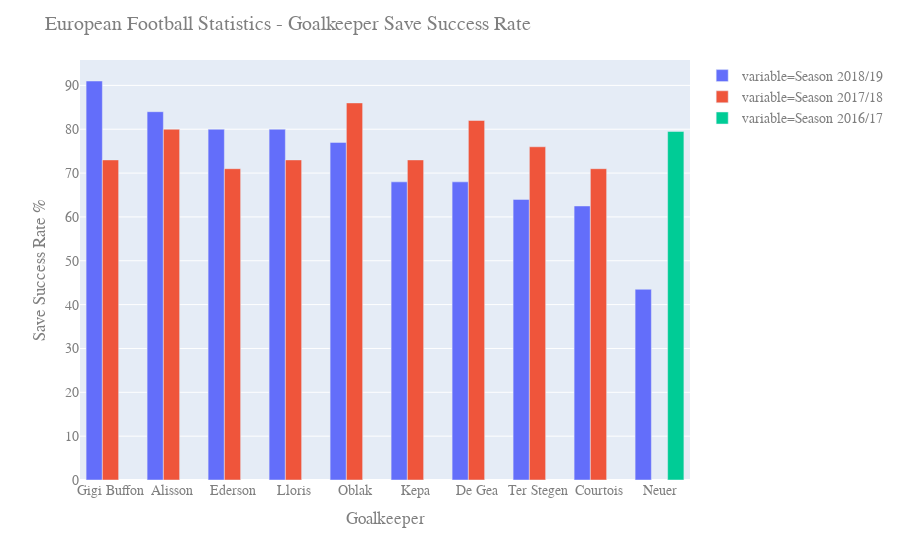

Notebook code cell kept with this figure:
### Markdown cell above
## Solution - Interactive Bar Plot w/ Plotly

### Code cell
import plotly.express as px

tidy_df = df.melt(id_vars="Goalkeeper")

fig = px.bar(tidy_df, x="Goalkeeper", y="value", color="variable", barmode="group")

fig.update_layout(
    title="European Football Statistics - Goalkeeper Save Success Rate",
    yaxis_title="Save Success Rate %",
   
    font=dict(
        family="Courier New, monospace",
        size=14,
        color="#7f7f7f"
    )
)
fig.show()

### Figure 1 — Plotly figure (JSON) as saved in the notebook; plotly's stock layout.template omitted (floating-point values rounded to 4 significant figures)
{"data": [{"alignmentgroup": "True", "hoverlabel": {"namelength": 0}, "hovertemplate": "variable=Season 2018/19<br>Goalkeeper=%{x}<br>value=%{y}", "legendgroup": "variable=Season 2018/19", "marker": {"color": "#636efa"}, "name": "variable=Season 2018/19", "offsetgroup": "variable=Season 2018/19", "orientation": "v", "showlegend": true, "textposition": "auto", "type": "bar", "x": ["Gigi Buffon", "Alisson", "Ederson", "Lloris", "Oblak", "Kepa", "De Gea", "Ter Stegen", "Courtois", "Neuer"], "xaxis": "x", "y": [91, 84, 80, 80, 77, 68, 68, 64, 62.5, 43.5], "yaxis": "y"}, {"alignmentgroup": "True", "hoverlabel": {"namelength": 0}, "hovertemplate": "variable=Season 2017/18<br>Goalkeeper=%{x}<br>value=%{y}", "legendgroup": "variable=Season 2017/18", "marker": {"color": "#EF553B"}, "name": "variable=Season 2017/18", "offsetgroup": "variable=Season 2017/18", "orientation": "v", "showlegend": true, "textposition": "auto", "type": "bar", "x": ["Gigi Buffon", "Alisson", "Ederson", "Lloris", "Oblak", "Kepa", "De Gea", "Ter Stegen", "Courtois", "Neuer"], "xaxis": "x", "y": [73, 80, 71, 73, 86, 73, 82, 76, 71, null], "yaxis": "y"}, {"alignmentgroup": "True", "hoverlabel": {"namelength": 0}, "hovertemplate": "variable=Season 2016/17<br>Goalkeeper=%{x}<br>value=%{y}", "legendgroup": "variable=Season 2016/17", "marker": {"color": "#00cc96"}, "name": "variable=Season 2016/17", "offsetgroup": "variable=Season 2016/17", "orientation": "v", "showlegend": true, "textposition": "auto", "type": "bar", "x": ["Gigi Buffon", "Alisson", "Ederson", "Lloris", "Oblak", "Kepa", "De Gea", "Ter Stegen", "Courtois", "Neuer"], "xaxis": "x", "y": [null, null, null, null, null, null, null, null, null, 79.5], "yaxis": "y"}], "layout": {"barmode": "group", "font": {"color": "#7f7f7f", "family": "Courier New, monospace", "size": 14}, "legend": {"tracegroupgap": 0}, "margin": {"t": 60}, "title": {"text": "European Football Statistics - Goalkeeper Save Success Rate"}, "xaxis": {"anchor": "y", "domain": [0, 1], "title": {"text": "Goalkeeper"}}, "yaxis": {"anchor": "x", "domain": [0, 1], "title": {"text": "Save Success Rate %"}}}}
